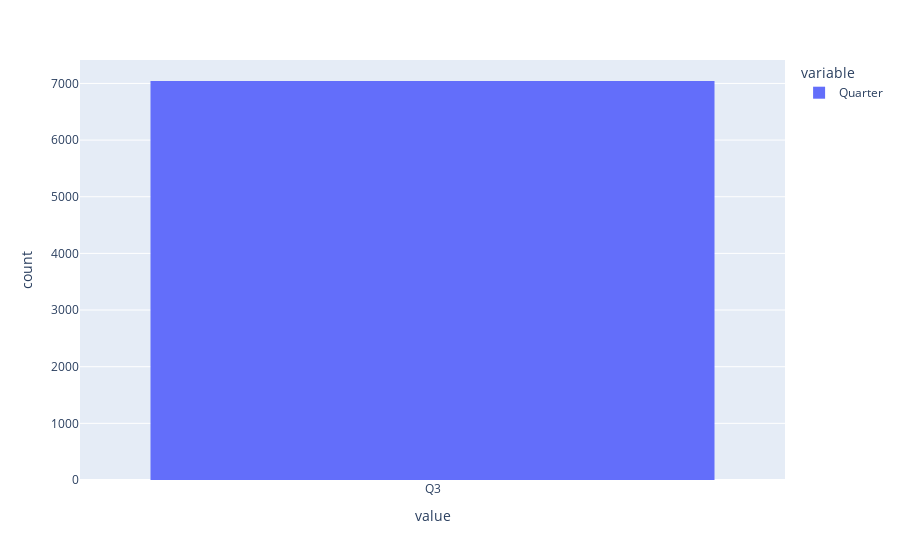
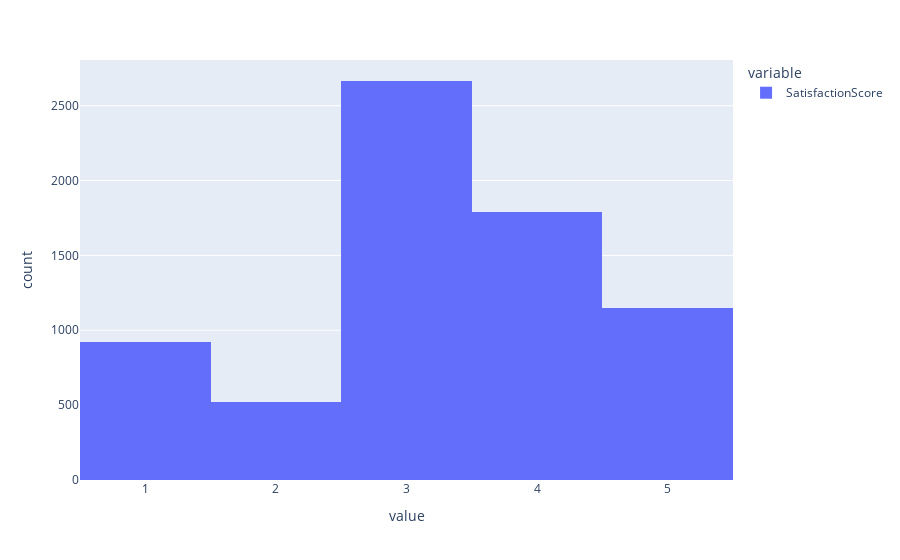
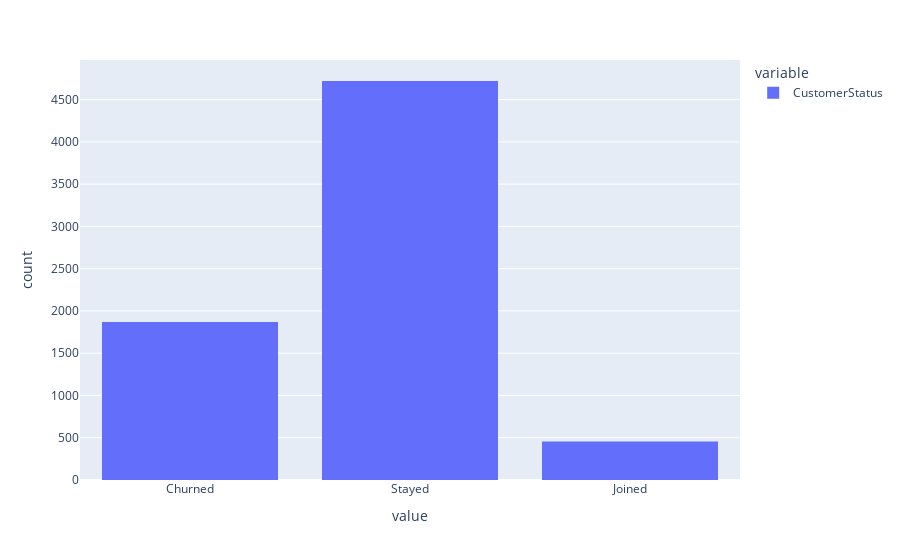
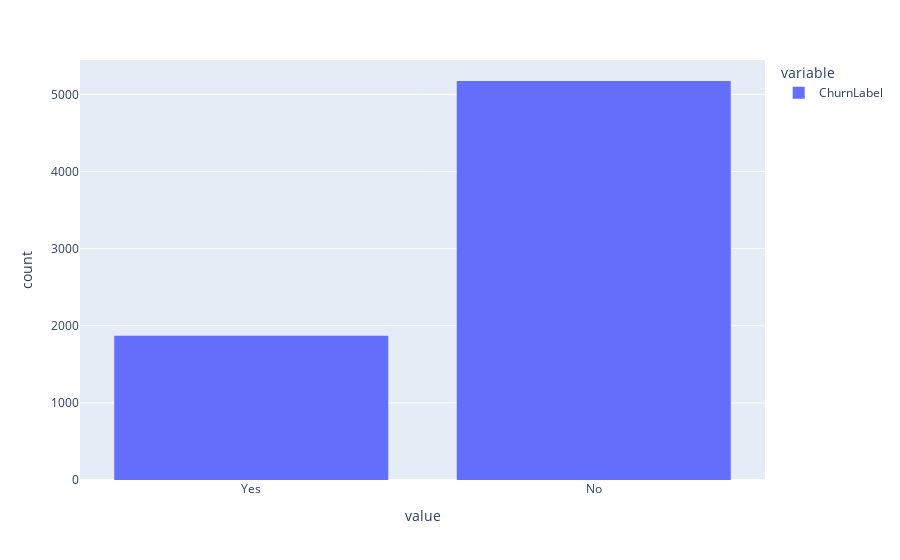

The notebook cell saved with these charts, in order:
### Code cell
for column in state.columns[1:]:
    print('Column Name:',column)
    px.histogram(state[column]).show()

### Figure 1 — Plotly figure (JSON) as saved in the notebook; plotly's stock layout.template omitted (floating-point values rounded to 4 significant figures; data arrays with more than 128 entries replaced by an {"elided": "..."} marker saying what was removed)
{"data": [{"alignmentgroup": "True", "bingroup": "x", "hovertemplate": "variable=Quarter<br>value=%{x}<br>count=%{y}<extra></extra>", "legendgroup": "Quarter", "marker": {"color": "#636efa", "pattern": {"shape": ""}}, "name": "Quarter", "offsetgroup": "Quarter", "orientation": "v", "showlegend": true, "type": "histogram", "x": {"elided": "7043 str values"}, "xaxis": "x", "yaxis": "y"}], "layout": {"barmode": "relative", "legend": {"title": {"text": "variable"}, "tracegroupgap": 0}, "margin": {"t": 60}, "xaxis": {"anchor": "y", "domain": [0, 1], "title": {"text": "value"}}, "yaxis": {"anchor": "x", "domain": [0, 1], "title": {"text": "count"}}}}

### Figure 2 — Plotly figure (JSON) as saved in the notebook; plotly's stock layout.template omitted (floating-point values rounded to 4 significant figures; data arrays with more than 128 entries replaced by an {"elided": "..."} marker saying what was removed)
{"data": [{"alignmentgroup": "True", "bingroup": "x", "hovertemplate": "variable=SatisfactionScore<br>value=%{x}<br>count=%{y}<extra></extra>", "legendgroup": "SatisfactionScore", "marker": {"color": "#636efa", "pattern": {"shape": ""}}, "name": "SatisfactionScore", "offsetgroup": "SatisfactionScore", "orientation": "v", "showlegend": true, "type": "histogram", "x": {"elided": "7043 int values"}, "xaxis": "x", "yaxis": "y"}], "layout": {"barmode": "relative", "legend": {"title": {"text": "variable"}, "tracegroupgap": 0}, "margin": {"t": 60}, "xaxis": {"anchor": "y", "domain": [0, 1], "title": {"text": "value"}}, "yaxis": {"anchor": "x", "domain": [0, 1], "title": {"text": "count"}}}}

### Figure 3 — Plotly figure (JSON) as saved in the notebook; plotly's stock layout.template omitted (floating-point values rounded to 4 significant figures; data arrays with more than 128 entries replaced by an {"elided": "..."} marker saying what was removed)
{"data": [{"alignmentgroup": "True", "bingroup": "x", "hovertemplate": "variable=CustomerStatus<br>value=%{x}<br>count=%{y}<extra></extra>", "legendgroup": "CustomerStatus", "marker": {"color": "#636efa", "pattern": {"shape": ""}}, "name": "CustomerStatus", "offsetgroup": "CustomerStatus", "orientation": "v", "showlegend": true, "type": "histogram", "x": {"elided": "7043 str values"}, "xaxis": "x", "yaxis": "y"}], "layout": {"barmode": "relative", "legend": {"title": {"text": "variable"}, "tracegroupgap": 0}, "margin": {"t": 60}, "xaxis": {"anchor": "y", "domain": [0, 1], "title": {"text": "value"}}, "yaxis": {"anchor": "x", "domain": [0, 1], "title": {"text": "count"}}}}

### Figure 4 — Plotly figure (JSON) as saved in the notebook; plotly's stock layout.template omitted (floating-point values rounded to 4 significant figures; data arrays with more than 128 entries replaced by an {"elided": "..."} marker saying what was removed)
{"data": [{"alignmentgroup": "True", "bingroup": "x", "hovertemplate": "variable=ChurnLabel<br>value=%{x}<br>count=%{y}<extra></extra>", "legendgroup": "ChurnLabel", "marker": {"color": "#636efa", "pattern": {"shape": ""}}, "name": "ChurnLabel", "offsetgroup": "ChurnLabel", "orientation": "v", "showlegend": true, "type": "histogram", "x": {"elided": "7043 str values"}, "xaxis": "x", "yaxis": "y"}], "layout": {"barmode": "relative", "legend": {"title": {"text": "variable"}, "tracegroupgap": 0}, "margin": {"t": 60}, "xaxis": {"anchor": "y", "domain": [0, 1], "title": {"text": "value"}}, "yaxis": {"anchor": "x", "domain": [0, 1], "title": {"text": "count"}}}}
